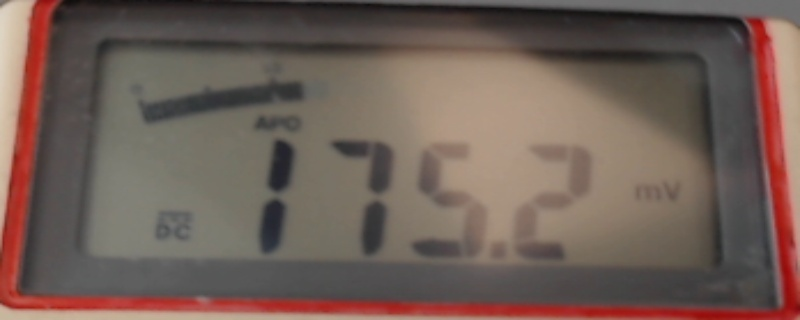
#> input picture captured_images/11:00:14_23.05.2025.jpg, 800 x 320 px, given in place of the camera
$ python cteni.py
#> lines starting #> are read from the running program, lines starting #| are printed output that depends on the picture; after the words box and inside, x2 and y2 are one past the last pixel; in counts of white or black regions, pixels touching at a corner belong together
import cv2
import pytesseract
import sys, os
import numpy as np
from datetime import datetime

frame_files = ["frame.jpg", "median.jpg", "gray.jpg"]

def find_red_u_shape(frame, min_area=5_000):
    hsv = cv2.cvtColor(frame, cv2.COLOR_BGR2HSV)
    mask1 = cv2.inRange(hsv, (0, 100, 80), (10, 255, 255))
    mask2 = cv2.inRange(hsv, (160, 100, 80), (180, 255, 255))
    mask  = cv2.bitwise_or(mask1, mask2)
    kernel = cv2.getStructuringElement(cv2.MORPH_RECT, (5, 5))
    mask   = cv2.morphologyEx(mask, cv2.MORPH_OPEN, kernel, iterations=1)

    contours, _ = cv2.findContours(mask, cv2.RETR_EXTERNAL, cv2.CHAIN_APPROX_SIMPLE)

    best, best_area = None, 0
    for cnt in contours:
        area = cv2.contourArea(cnt)
        if area < min_area:
            continue
        x, y, w, h = cv2.boundingRect(cnt)
        aspect = w / h
        if 0.5 < aspect < 4.0 and area > best_area:
            best, best_area = (x, y, w, h), area
    return best

def extract_display_area(frame):
    """Extract just the display area from the multimeter image"""
    # Convert to grayscale
    gray = cv2.cvtColor(frame, cv2.COLOR_BGR2GRAY)

    # Apply threshold to isolate the LCD display (which is typically darker)
    _, thresh = cv2.threshold(gray, 180, 255, cv2.THRESH_BINARY_INV)

    # Find contours
    contours, _ = cv2.findContours(thresh, cv2.RETR_EXTERNAL, cv2.CHAIN_APPROX_SIMPLE)

    # Find largest contour by area (likely the display)
    display_contour = None
    max_area = 0

    for contour in contours:
        area = cv2.contourArea(contour)
        x, y, w, h = cv2.boundingRect(contour)
        aspect_ratio = w / h if h else 0

        # LCD displays typically have aspect ratio > 2
        if area > 5000 and aspect_ratio > 1.5 and aspect_ratio < 5 and y < frame.shape[0] // 2:
            if area > max_area:
                max_area = area
                display_contour = contour

    if display_contour is not None:
        x, y, w, h = cv2.boundingRect(display_contour)
        # Expand slightly to ensure we get all digits
        x = max(0, x - 5)
        y = max(0, y - 5)
        w = min(frame.shape[1] - x, w + 10)
        h = min(frame.shape[0] - y, h + 10)

        display = frame[y:y+h, x:x+w]
        return display, (x, y, w, h)

    return None, None

def preprocess_display_for_ocr(display):
    """Preprocess the display image for better OCR results"""
    if display is None:
        return None

    # Resize for better OCR
    display = cv2.resize(display, (display.shape[1] * 2, display.shape[0] * 2))

    # Convert to grayscale
    gray = cv2.cvtColor(display, cv2.COLOR_BGR2GRAY)

    # Apply threshold to isolate digits
    _, thresh = cv2.threshold(gray, 100, 255, cv2.THRESH_BINARY_INV)

    # Apply some noise reduction
    kernel = np.ones((2, 2), np.uint8)
    thresh = cv2.morphologyEx(thresh, cv2.MORPH_CLOSE, kernel)

    return thresh

def read_display(preprocessed_img):
    """Read text from preprocessed display image"""
    if preprocessed_img is None:
        return None

    # Configure Tesseract for digits
    custom_config = r'--oem 3 --psm 7 -c tessedit_char_whitelist=0123456789.mVACFΩ'

    # Read display text
    text = pytesseract.image_to_string(preprocessed_img, config=custom_config)

    # Clean up the text
    text = text.strip()

    return text

# [22 lines left out: function extract_measurement, not called in this run]


class Cam:
    def __init__(self, cap, templates):
        self.cap = cap
        os.makedirs("captured_images", exist_ok=True)
        os.makedirs("samples", exist_ok=True)
        os.makedirs("display_captures", exist_ok=True)  # New folder for display images

        for root, dirs, files in os.walk("templates/"):
            for f in files:
                if not f.lower().endswith((".jpg", ".jpeg", ".png", ".bmp")):
                    continue                         # vynechat ne-obrázky (.DS_Store apod.)
                templates.append(f)
                print(f"importing {f}")

        self.template_files = sorted(templates)
        print(self.template_files)

        self.template_imgs = [
            cv2.imread(os.path.join("templates", f), cv2.IMREAD_GRAYSCALE)
            for f in self.template_files
        ]

        # For stabilizing readings
        self.last_readings = []
        self.stable_reading = None

    def get_multimeter_zoom(self):
        ret, frame = self.cap.read()
#> frame is the input picture: shape (320, 800, 3); mean B, G, R 86.6, 94.8, 113
        if not ret:
            return None

        rect = find_red_u_shape(frame)
#> in find_red_u_shape, `mask1 = cv2.inRange(hsv, (0, 100, 80), (10, 255, 255))`:
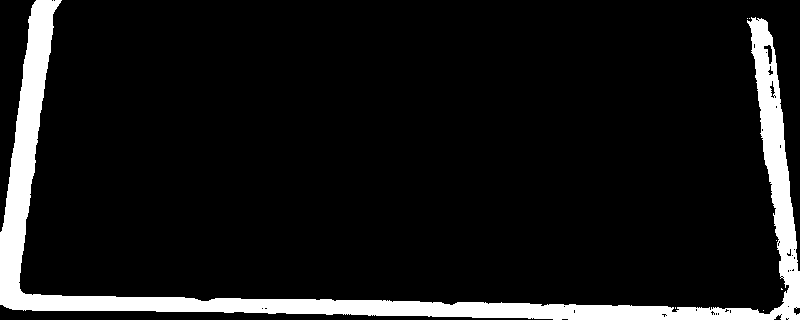
#> mask1: shape (320, 800); 9.3% white; 7 white regions (6 under 20 px), largest, box (x1, y1, x2, y2) and area: (0, 0, 800, 320) 23749
#> in find_red_u_shape, `mask  = cv2.bitwise_or(mask1, mask2)`:
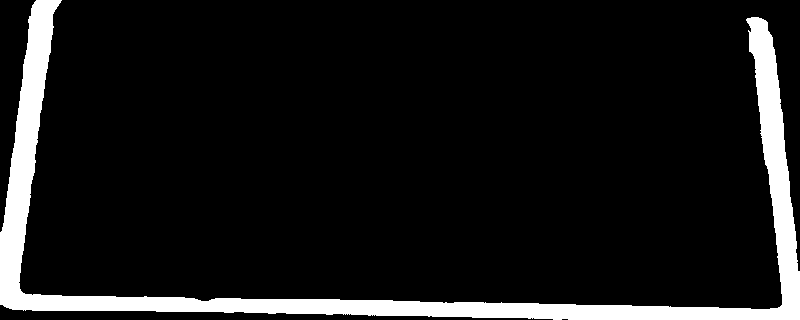
#> mask: shape (320, 800); 9.6% white; 1 white region, box (x1, y1, x2, y2) and area: (0, 0, 800, 320) 24525
#> in find_red_u_shape, `contours, _ = cv2.findContours(mask, cv2.RETR_EXTERNAL, cv2.CHAIN_APPR..`: contours = 1 contour; box (x1, y1, x2, y2) and area: (0, 0, 800, 320) 23068
#> the loop in find_red_u_shape, `for cnt in contours:` made 1 pass
#> (area, x, y, w, h, aspect, best_area) on pass 1: (23068, 0, 0, 800, 320, 2.5, 23068)
#> after the loop in find_red_u_shape, `for cnt in contours:`: best_area = 23068
#> rect = (0, 0, 800, 320)
        if rect is not None:
            x, y, w, h = rect
#> x = 0; y = 0; w = 800; h = 320
            cv2.rectangle(frame, (x, y), (x + w, y + h), (0, 255, 0), 2)
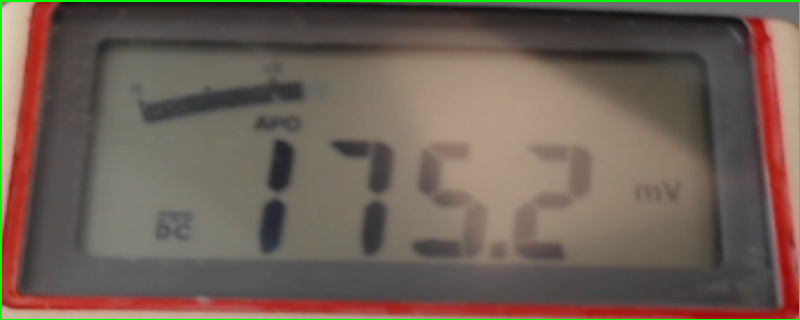
#> frame: shape (320, 800, 3); 1.31% of pixels changed, all inside (x1, y1, x2, y2) = (0, 0, 800, 320)

            pad = 2
            roi  = frame[y + pad : y + h - pad, x + pad : x + w - pad]
            zoom = (
                cv2.resize(roi, (800, 320), interpolation=cv2.INTER_LINEAR)
                if roi.size
                else None
            )
        else:
            zoom = None

        cv2.imshow("Kamera", frame)
        cv2.imshow(
            "Zoom", zoom if zoom is not None else np.zeros((300, 600, 3), np.uint8)
        )
        return zoom

    def process_display(self, zoom):
        """Process the display to read the measurement value"""
        if zoom is None:
            return None, None

        # Extract the display area
        display, display_rect = extract_display_area(zoom)

        if display is not None and display_rect is not None:
            # Draw rectangle around detected display on the zoom image
            x, y, w, h = display_rect
            cv2.rectangle(zoom, (x, y), (x + w, y + h), (0, 0, 255), 2)

            # Preprocess for OCR
            preprocessed = preprocess_display_for_ocr(display)

            if preprocessed is not None:
                # Save display captures periodically
                timestamp = datetime.now().strftime('%H-%M-%S')
                cv2.imwrite(os.path.join("display_captures", f"display_{timestamp}.jpg"), display)
                cv2.imwrite(os.path.join("display_captures", f"preproc_{timestamp}.jpg"), preprocessed)

                # Display the preprocessed image
                cv2.imshow("Display", display)
                cv2.imshow("Preprocessed", preprocessed)

                # Read the display
                text = read_display(preprocessed)
                value, unit = extract_measurement(text)

                if value is not None:
                    # Add to sliding window of readings for stability
                    self.last_readings.append((value, unit))
                    if len(self.last_readings) > 5:  # Keep last 5 readings
                        self.last_readings.pop(0)

                    # Only update the stable reading if we have enough consistent values
                    if len(self.last_readings) >= 3:
                        # Get most common reading
                        values = [r[0] for r in self.last_readings]
                        avg_value = sum(values) / len(values)

                        # If all readings are within 5% of the average, consider it stable
                        if all(abs(v - avg_value) / avg_value < 0.05 for v in values):
                            # Get most common unit
                            units = [r[1] for r in self.last_readings]
                            most_common_unit = max(set(units), key=units.count)

                            self.stable_reading = (avg_value, most_common_unit)
                            print(f"Stable reading: {avg_value} {most_common_unit}")

                return text, value, unit

        return None, None, None

    # [46 lines left out: functions save_frames, match_frames, not called in this run]


# ---------- main ----------
if __name__ == "__main__":
    cap = cv2.VideoCapture(0)
    templates = []

    if not cap.isOpened():
        print("cannot open camera")
        sys.exit()

    cam = Cam(cap, templates)

    while cap.isOpened():
        zoom = cam.get_multimeter_zoom()
        if zoom is None:
            if cv2.waitKey(1) == ord('q'):
                break
            continue

        median = cv2.medianBlur(zoom, 5)
        gray   = cv2.cvtColor(median, cv2.COLOR_BGR2GRAY)
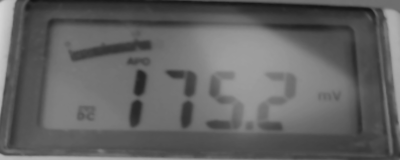
#> gray: shape (320, 800) (shown at 1/2 size); min 18, max 212, mean 98.8

        # Process the display to read the measurement
        text, value, unit = cam.process_display(zoom)
#> in extract_display_area, `_, thresh = cv2.threshold(gray, 180, 255, cv2.THRESH_BINARY_INV)`:
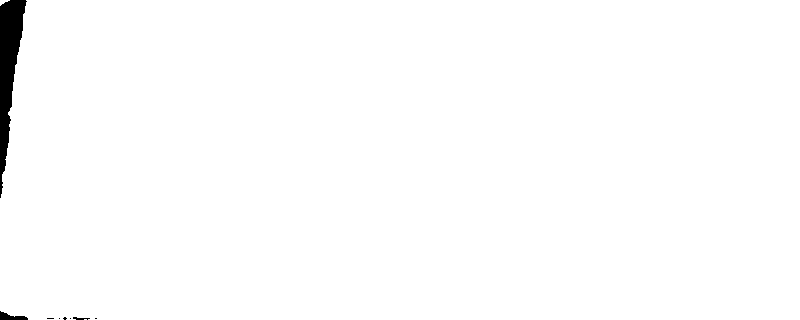
#> thresh: shape (320, 800); 98.9% white; 8 black regions (5 under 20 px)
#> in extract_display_area, `contours, _ = cv2.findContours(thresh, cv2.RETR_EXTERNAL, cv2.CHAIN_AP..`: contours = 3 contours, 2 with area under 20; largest, box (x1, y1, x2, y2) and area: (0, 0, 800, 320) 252178
#> the loop in extract_display_area, `for contour in contours:` made 3 passes
#> (area, x, y, w, h, aspect_ratio, max_area) on pass 2: (252177.5, 0, 0, 800, 320, 2.5, 252177.5)
#> after the loop in extract_display_area, `for contour in contours:`: display_contour = contour of 105 points, box (x1, y1, x2, y2) (0, 0, 800, 320), area 252178; max_area = 252177.5
#> in extract_display_area, `x, y, w, h = cv2.boundingRect(display_contour)`: w = 800; h = 320
#> in process_display, `display, display_rect = extract_display_area(zoom)`: display_rect = (0, 0, 800, 320)
#> in process_display, `x, y, w, h = display_rect`: x = 0; w = 800; h = 320
#> in process_display, `cv2.rectangle(zoom, (x, y), (x + w, y + h), (0, 0, 255), 2)`:
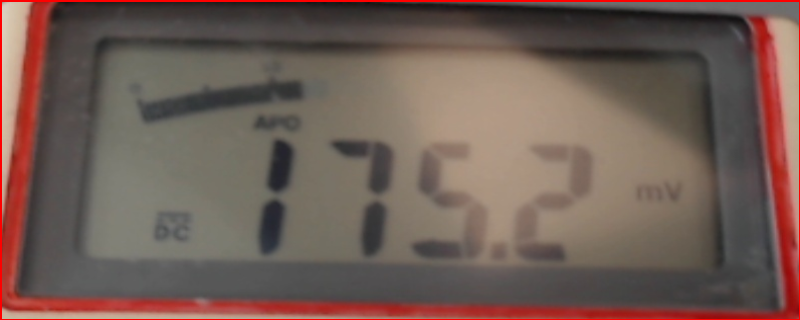
#> zoom: shape (320, 800, 3); mean B, G, R 84.8, 92.9, 113.8
#> in preprocess_display_for_ocr, `thresh = cv2.morphologyEx(thresh, cv2.MORPH_CLOSE, kernel)`:
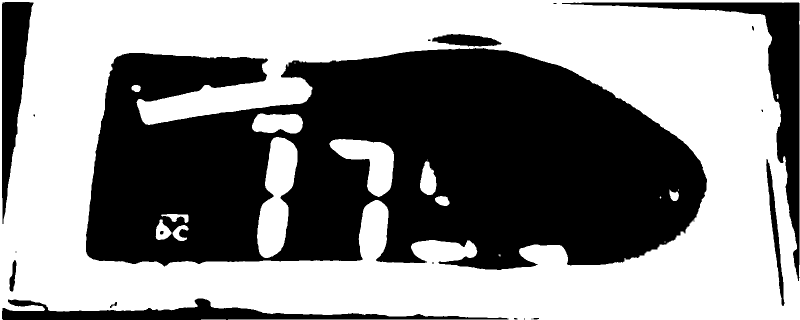
#> thresh: shape (640, 1600) (shown at 1/2 size); 54.3% white; 20 black regions (9 under 20 px), largest, box (x1, y1, x2, y2) and area: (172, 96, 1414, 540) 406162, (1124, 5, 1599, 562) 25732, (4, 597, 1017, 640) 15751
#> (the run stopped early here; a loop or call above may not have finished)

$ run again, on captured_images/11:00:23_23.05.2025.jpg
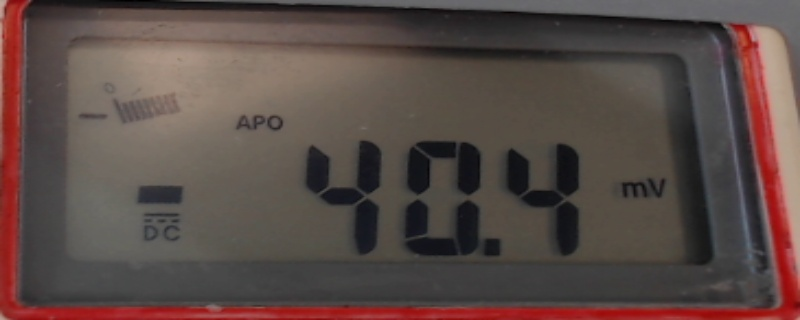
#> input picture captured_images/11:00:23_23.05.2025.jpg, 800 x 320 px, given in place of the camera
#> in get_multimeter_zoom, frame is the input picture: shape (320, 800, 3); mean B, G, R 70.1, 74.4, 90.1
#> hsv: shape (320, 800, 3); mean H, S, V 42, 47.7, 90.6
#> in find_red_u_shape, `mask1 = cv2.inRange(hsv, (0, 100, 80), (10, 255, 255))`:
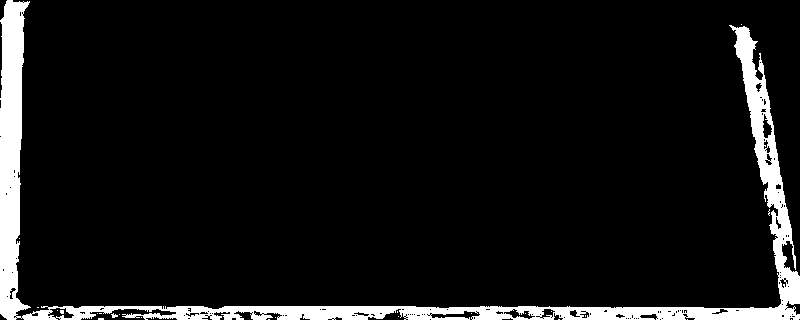
#> mask1: shape (320, 800); 7.6% white; 24 white regions (22 under 20 px), largest, box (x1, y1, x2, y2) and area: (0, 0, 800, 320) 19324, (111, 313, 118, 318) 20
#> mask2: shape (320, 800); 1.4% white; 176 white regions (135 under 20 px), largest, box (x1, y1, x2, y2) and area: (81, 309, 176, 320) 498, (782, 241, 796, 272) 239, (752, 42, 763, 80) 195
#> in find_red_u_shape, `contours, _ = cv2.findContours(mask, cv2.RETR_EXTERNAL, cv2.CHAIN_APPR..`: contours = 1 contour; box (x1, y1, x2, y2) and area: (0, 0, 800, 320) 21583
#> the loop in find_red_u_shape, `for cnt in contours:` made 1 pass
#> (area, x, y, w, h, aspect, best_area) on pass 1: (21583, 0, 0, 800, 320, 2.5, 21583)
#> after the loop in find_red_u_shape, `for cnt in contours:`: best_area = 21583
#> rect = (0, 0, 800, 320)
#> in get_multimeter_zoom, `x, y, w, h = rect`: x = 0; w = 800; h = 320
#> frame: shape (320, 800, 3); 1.31% of pixels changed, all inside (x1, y1, x2, y2) = (0, 0, 800, 320)
#> in extract_display_area, `contours, _ = cv2.findContours(thresh, cv2.RETR_EXTERNAL, cv2.CHAIN_AP..`: contours = [[[0, 0], [0, 319], [799, 319], [799, 0]]]
#> the loop in extract_display_area, `for contour in contours:` made 1 pass
#> (area, x, y, w, h, aspect_ratio, max_area, display_contour) on pass 1: (254881, 0, 0, 800, 320, 2.5, 254881, [[0, 0], [0, 319], [799, 319], [799, 0]])
#> after the loop in extract_display_area, `for contour in contours:`: max_area = 254881
#> display_rect = (0, 0, 800, 320)
#> in process_display, `x, y, w, h = display_rect`: x = 0; w = 800; h = 320
#> in preprocess_display_for_ocr, `thresh = cv2.morphologyEx(thresh, cv2.MORPH_CLOSE, kernel)`:
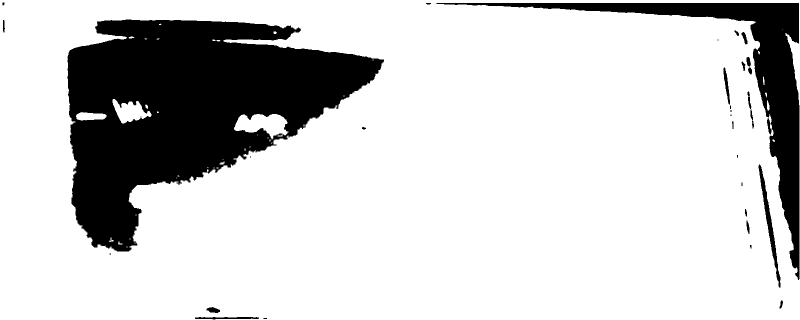
#> thresh: shape (640, 1600) (shown at 1/2 size); 80.6% white; 34 black regions (11 under 20 px), largest, box (x1, y1, x2, y2) and area: (135, 39, 768, 503) 154569, (873, 6, 1599, 560) 39688, (1517, 329, 1561, 575) 1871

$ run again, on captured_images/11:02:44_23.05.2025.jpg
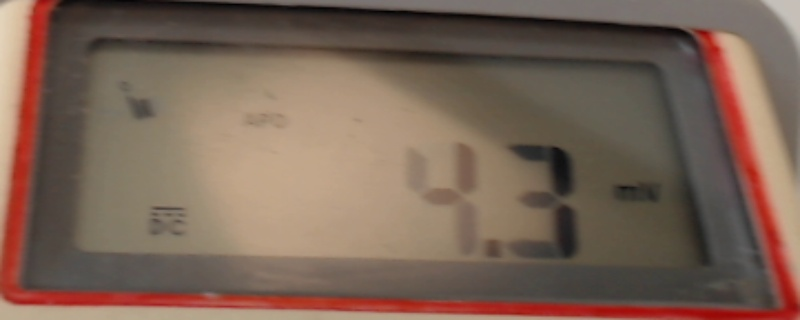
#> input picture captured_images/11:02:44_23.05.2025.jpg, 800 x 320 px, given in place of the camera
#> in get_multimeter_zoom, frame is the input picture: shape (320, 800, 3); mean B, G, R 85.9, 99.9, 122.6
#> hsv: shape (320, 800, 3); mean H, S, V 16.3, 69.9, 122.6
#> in find_red_u_shape, `mask1 = cv2.inRange(hsv, (0, 100, 80), (10, 255, 255))`:
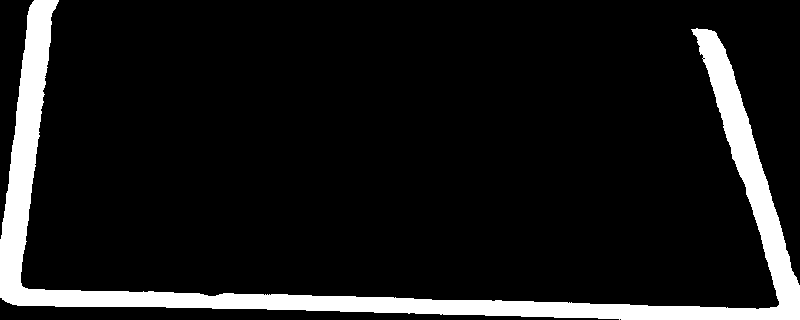
#> mask1: shape (320, 800); 10.1% white; 1 white region, box (x1, y1, x2, y2) and area: (0, 0, 800, 320) 25948
#> mask2: shape (320, 800); 0.01% white in thin lines or dots, all inside (x1, y1, x2, y2) = (699, 46, 731, 149)
#> in find_red_u_shape, `contours, _ = cv2.findContours(mask, cv2.RETR_EXTERNAL, cv2.CHAIN_APPR..`: contours = 1 contour; box (x1, y1, x2, y2) and area: (0, 0, 800, 320) 24543
#> the loop in find_red_u_shape, `for cnt in contours:` made 1 pass
#> (area, x, y, w, h, aspect, best_area) on pass 1: (24543, 0, 0, 800, 320, 2.5, 24543)
#> after the loop in find_red_u_shape, `for cnt in contours:`: best_area = 24543
#> rect = (0, 0, 800, 320)
#> in get_multimeter_zoom, `x, y, w, h = rect`: x = 0; w = 800; h = 320
#> frame: shape (320, 800, 3); 1.31% of pixels changed, all inside (x1, y1, x2, y2) = (0, 0, 800, 320)
#> in extract_display_area, `contours, _ = cv2.findContours(thresh, cv2.RETR_EXTERNAL, cv2.CHAIN_AP..`: contours = 2 contours, 1 with area under 20; largest, box (x1, y1, x2, y2) and area: (0, 0, 800, 320) 252147
#> the loop in extract_display_area, `for contour in contours:` made 2 passes
#> (area, x, y, w, h, aspect_ratio, max_area) on pass 1: (252147, 0, 0, 800, 320, 2.5, 252147)
#> after the loop in extract_display_area, `for contour in contours:`: display_contour = contour of 89 points, box (x1, y1, x2, y2) (0, 0, 800, 320), area 252147; max_area = 252147
#> in extract_display_area, `x, y, w, h = cv2.boundingRect(display_contour)`: w = 800; h = 320
#> display_rect = (0, 0, 800, 320)
#> in process_display, `x, y, w, h = display_rect`: x = 0; w = 800; h = 320
#> in preprocess_display_for_ocr, `thresh = cv2.morphologyEx(thresh, cv2.MORPH_CLOSE, kernel)`:
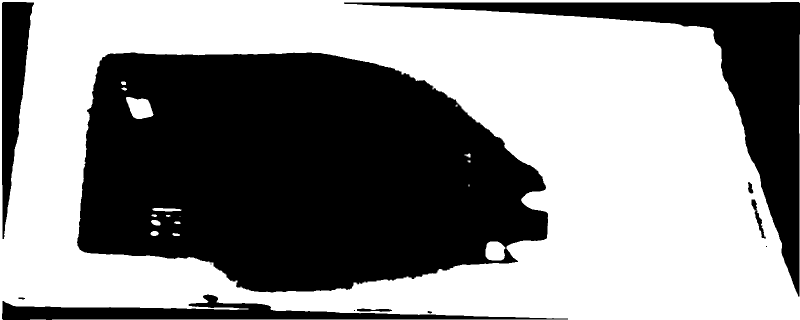
#> thresh: shape (640, 1600) (shown at 1/2 size); 54.7% white; 12 black regions (3 under 20 px), largest, box (x1, y1, x2, y2) and area: (154, 105, 1096, 585) 351395, (688, 4, 1600, 593) 75126, (4, 589, 1136, 640) 20206
